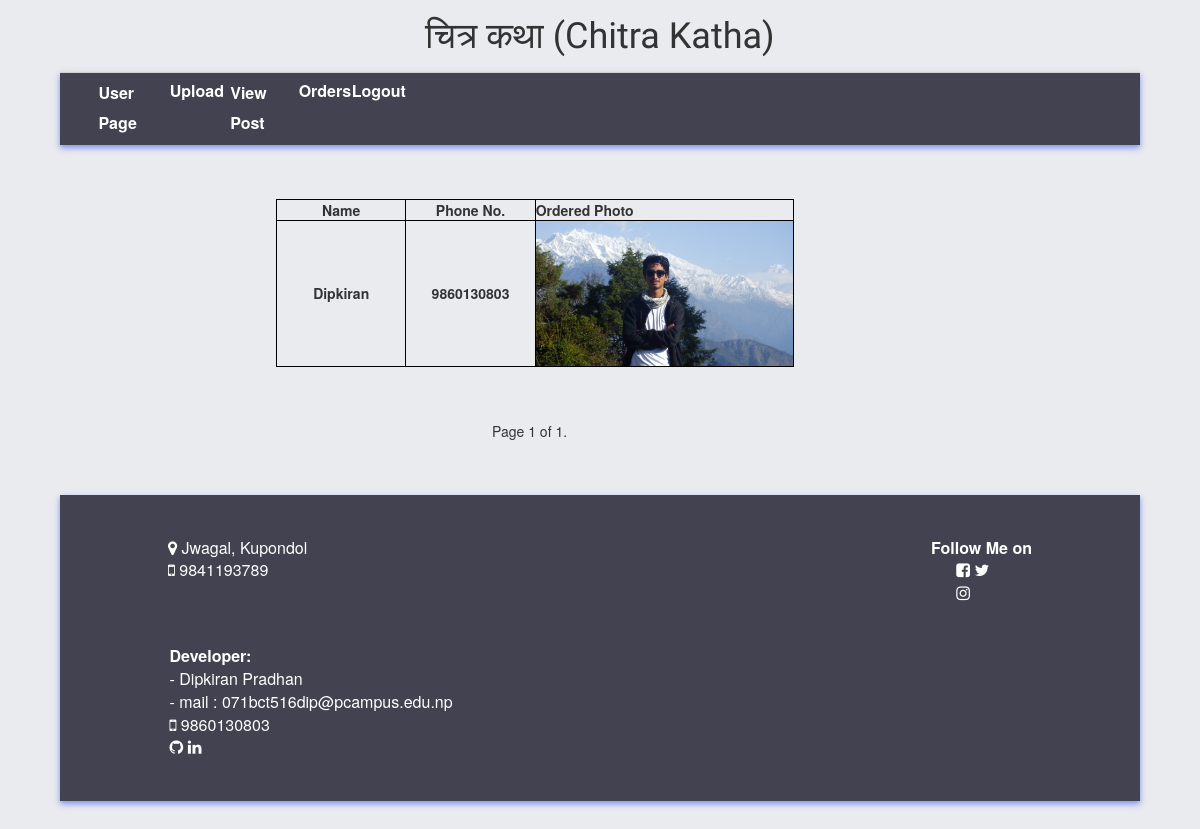
Before: /chitrakatha/orders (signed in) with the older database file.
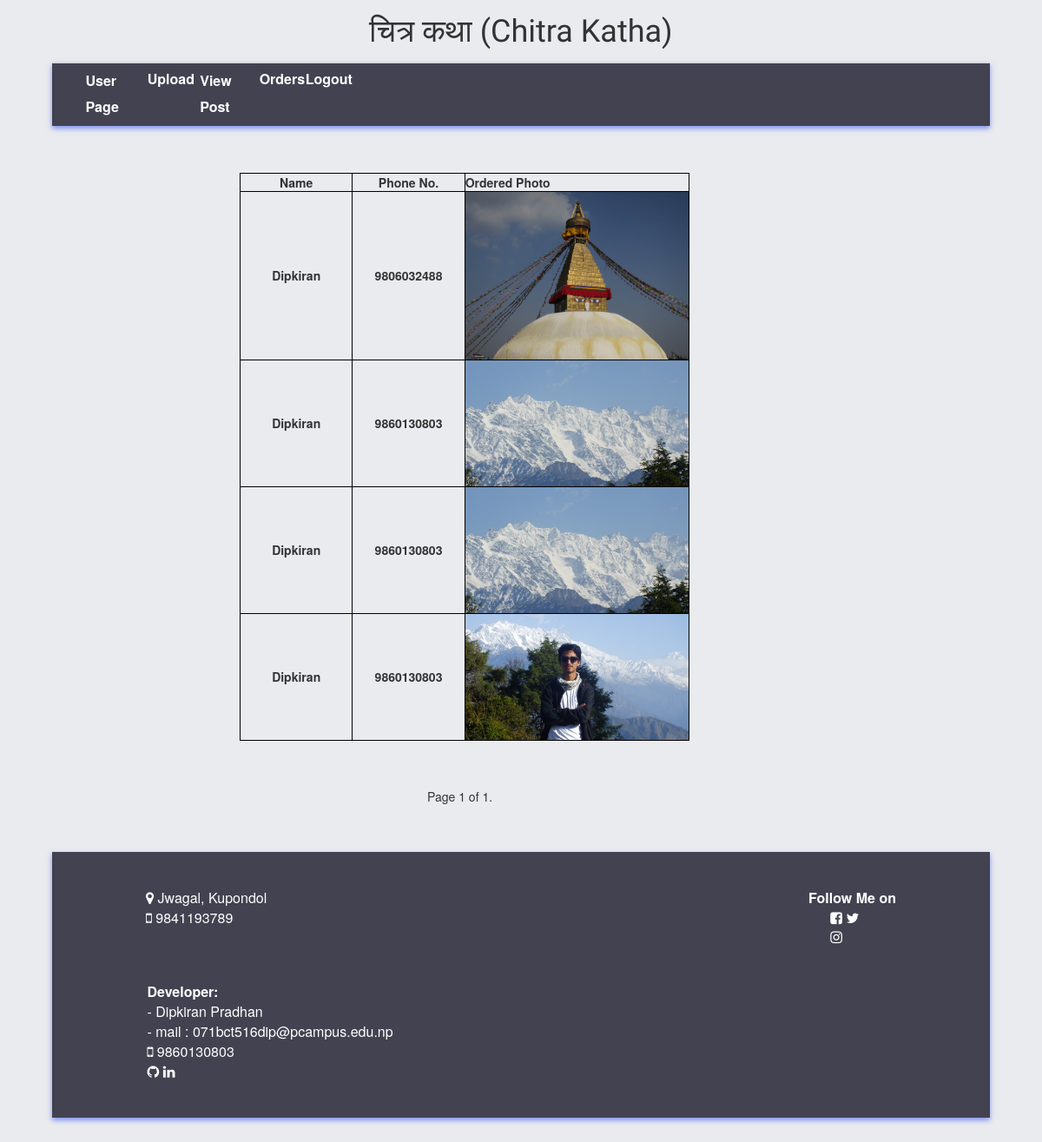
After: the same page with the newer database file.
### chitrakatha/models.py (models this page shows, shortened)
class Buyers(models.Model):
    Name = models.CharField(max_length=120)
    Phone = models.CharField(max_length=10)
    image_id = models.FileField()

### chitrakatha/views.py (the view)
# urls.py: url(r'^chitrakatha/orders$', views.orders, name='orders'),
def orders(request):
    if not request.user.is_staff or not request.user.is_superuser:
        raise Http404
    queryset_list = Buyers.objects.all().order_by("-id")
    paginator = Paginator(queryset_list, 10)
    page_req_var = "page"
    page = request.GET.get(page_req_var)
    queryset = paginator.get_page(page)
    context = {
        "object_list": queryset,
        "page_req_var": page_req_var,
    }
    return render(request,"chitrakatha/orders.html",context)

### chitrakatha/templates/chitrakatha/orders.html (shortened to what this page needs)
{% extends "chitrakatha/base.html" %}
{% load staticfiles %}
{% block content %}
<div class="order-table">
<table style="width:60%">
  <tr>
      <th class="order-name">Name</th>
      <th class="order-phone">Phone No.</th>
      <th class="order-image">Ordered Photo</th>
  </tr>
  {% for obj in object_list %}
      <tr>
      <th class="order-name">{{ obj.Name }}</th>
      <th class="order-phone">{{ obj.Phone }}</th>
      <th class="order-image"><img src="/media/{{ obj.image_id }}/"  class="oimage"/></th>
      </tr>
  {% endfor %}
  </table>
</div>
<div class="pagination-order">
      <span class="step-links">
          <span class="current">
              Page {{ object_list.number }} of {{ object_list.paginator.num_pages }}.
          </span>
      </span>
  </div>
{% endblock %}

### chitrakatha/templates/chitrakatha/base.html (shortened to what this page needs)
{% load staticfiles %}
<!DOCTYPE html>
<html lang="en">
<head>
	{% load staticfiles %}
	<link rel="stylesheet" href="https://maxcdn.bootstrapcdn.com/bootstrap/3.3.7/css/bootstrap.min.css">
	<link rel="stylesheet" href="https://cdnjs.cloudflare.com/ajax/libs/font-awesome/4.7.0/css/font-awesome.min.css">
	<link rel="stylesheet" href="owl.carousel.min.css">
	<link href="https://cdnjs.cloudflare.com/ajax/libs/select2/4.0.4/css/select2.min.css" rel="stylesheet" />
	<link rel="stylesheet" href='{%static "/css/base.css" %}'>
</head>
<body class="body" style="background-color:#EAEBEF">
  <div class = "top">
    <p class="classicfont">चित्र कथा (Chitra Katha)</p>
  </div>
	<nav class="navbar myblog">
			<div class="collapse navbar-collapse" id="myblog-container">
			<ul class="nav navbar-nav">
					<li><a href="{% url 'chitrakatha:index' %}">User Page</a></li>
          <li><a href="{% url 'chitrakatha:upload' %}">Upload</a></li>
          <li><a href="{% url 'chitrakatha:viewpage' %}">View Post</a></li>
					<li><a href="{% url 'chitrakatha:orders' %}">Orders</a></li>
          <li><a href="{% url 'chitrakatha:logout' %}">Logout</a></li>
			</ul>
			</div>
	</nav>
<div>
	   {% block content %}
	   {% endblock %}
</div>
<div class="col-sm-12 foot">
<footer>
  <div class="row">
    <ul class="address">
        <li class="clearfix"><i class="fa fa-map-marker"></i> Jwagal, Kupondol</li>
        <li class="clearfix"><i class="fa fa-mobile"></i> 9841193789</li>
    </ul>
    <div class="social-contact">
    <b>Follow Me on</b>
    <div class="social-logo">
      <a href="#"><i class="fa fa-facebook-square" id="logofa"></i></a>
      <a href="#"><i class="fa fa-twitter" id="logofa"></i></a>
      <a href="#"><i class="fa fa-instagram" id="logofa"></i></a>
    </div>
  </div>
</div><br><br>
  <div class="me">
    <b>Developer:</b><br>
   	- Dipkiran Pradhan<br>
    - mail : 071bct516dip@pcampus.edu.np<br>
    <i class="fa fa-mobile"></i> 9860130803
    <div class="my-logo">
      <a href="https://github.com/Dipkiran"><i class="fa fa-github" id="logofa"></i></a>
      <a href="https://www.linkedin.com/in/dipkiran-pradhan-newar-88813b148/" id="logofa"><i class="fa fa-linkedin"></i></a>
    </div>
 </div>
</footer>
</div>
    </body>
</html>

### chitrakatha/static/css/base.css (style rules this page uses)
body { background-color: #EAEBEF; width:90%; margin-left: 5%; }
li { list-style: none; }
.myblog { z-index:999;width:100%;margin: 0;min-height:60px;background: #fff;border-radius: 0px;border:none; box-shadow:0 3px 6px rgba(30, 62, 240, 0.52); }
.myblog li > a { font-weight: 600; font-size: 16px;color: #fff;position: relative;line-height: 0;line-height: 30px; }
.myblog .nav>li>a { border-bottom: 2px solid transparent; }
.myblog .navbar-nav>li>a { padding: 3% 10%;margin: 3% 20%; }
#myblog-container { overflow-x: hidden;background: #424251;border-top:1px solid #d5d0d0; }
.classicfont { font-family: "Tangerine", serif; text-align: center; font-size: 36px; margin-top: 1%; }
footer { padding:4% 0; background: #424251; color:#fff; }
.foot { width: 100%; background: #424251; box-shadow:0 3px 6px rgba(30, 62, 240, 0.52); margin-bottom: 3%; }
.address { padding: 0 10%; font-size: 16px; float: left; }
.social-contact { float: right; font-size: 16px; padding: 0 10%; }
.social-logo { padding: 0 25%; }
.me { font-size: 16px; padding: 0 9%; }
#logofa { font-size: 16px; color: #fff; }
table, th, td { border: 1px solid black; border-collapse: collapse; }
.order-name { width: 25%; text-align: center; }
.order-phone { width: 25%; text-align: center; }
.order-image { width: 70%; }
.oimage { width: 100%; height: 50%; }
.order-table { margin-left: 20%; margin-top: 5%; margin-bottom: 5%; }
.pagination-order { font-size: 14px; margin-left: 40%; margin-bottom: 5%; }

Changed rows visible on the page:
added Buyers: Name "Dipkiran", Phone "9806032488", image_id (picture)
added Buyers: Name "Dipkiran", Phone "9860130803", image_id (picture)
added Buyers: Name "Dipkiran", Phone "9860130803", image_id (picture)
